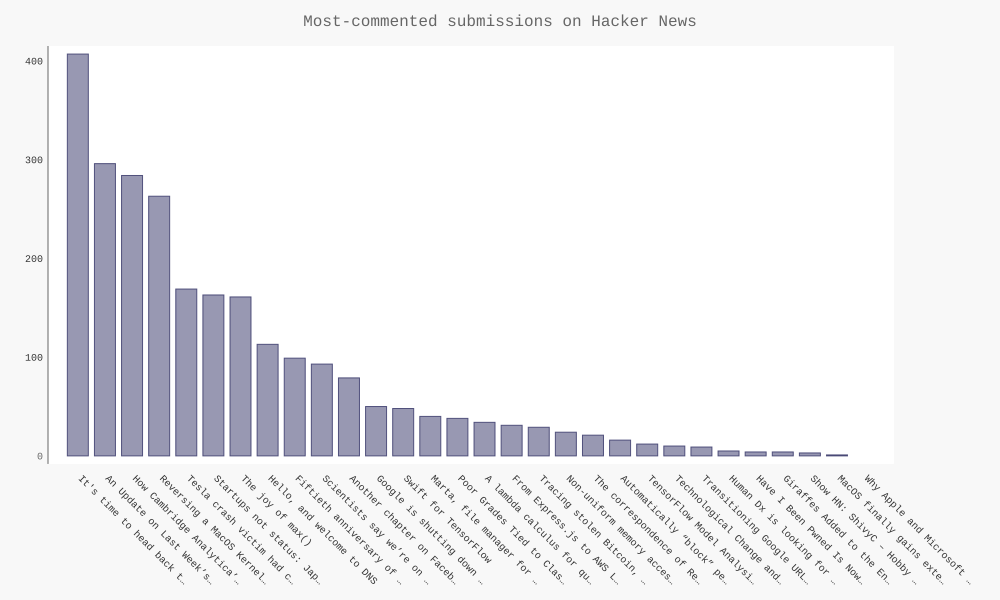

Here is the Python script that generated this plot:
import requests

from operator import itemgetter

import pygal
from pygal.style import LightColorizedStyle as LCS, LightenStyle as LS

# Make the API call and store the response.
url = 'https://hacker-news.firebaseio.com/v0/topstories.json'
r = requests.get(url)
print("Status code:", r.status_code)

# Process information about each submission.
submission_ids = r.json()
submission_dicts, titles = [], []
for submission_id in submission_ids[:30]:
	# Make a separate API call for each submission.
	url = ('https://hacker-news.firebaseio.com/v0/item/' + str(submission_id) + '.json')
	submission_r = requests.get(url)
	print(submission_r.status_code)
	response_dict = submission_r.json()

	title = response_dict['title']


	submission_dict = {
		'value': response_dict.get('descendants', 0),
		'label': response_dict['title'],
		'xlink': 'https://hacker-news.firebaseio.com/item?id=' + str(submission_id)
	}
	titles.append(title)
	submission_dicts.append(submission_dict)

submission_dicts = sorted(submission_dicts, key=itemgetter('value'), reverse=True)


# Make the visualization.
my_style = LS('#333366', base_style=LCS)

my_config = pygal.Config()
my_config.x_label_rotation = 45
my_config.show_legend = False
my_config.title_font_size = 24
my_config.label_font_size = 14
my_config.major_label_font_size = 18
my_config.truncate_level = 15
my_config.show_y_guides = False
my_config.width = 1000

chart = pygal.Bar(my_config, style=my_style)
chart.title = 'Most-commented submissions on Hacker News'
chart.x_labels = titles

chart.add('', submission_dicts)
chart.render_to_file('hn_submissions.svg')
